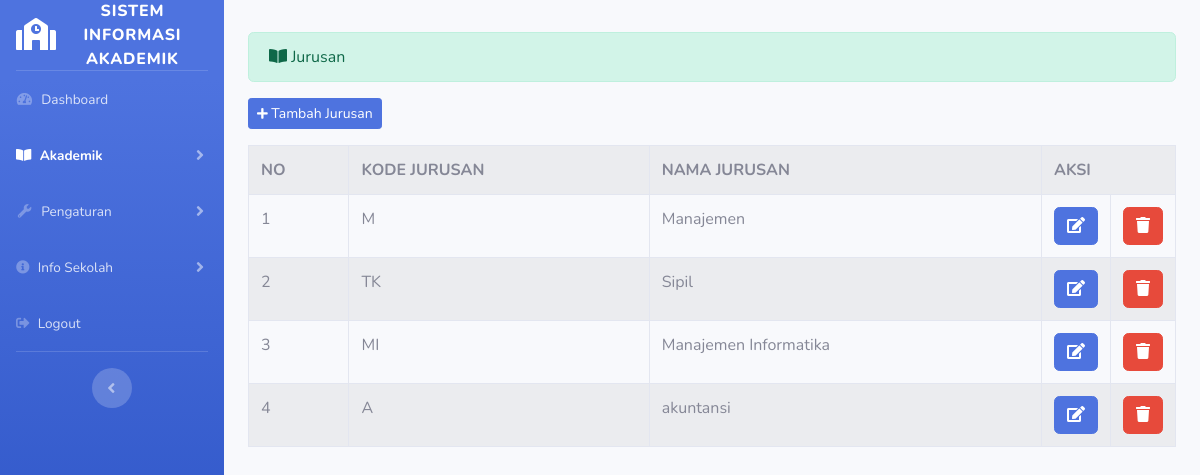
Screenshot of /index.php/admin/jurusan2 with the database file from the repository.
### tables this page shows
CREATE TABLE `jurusan` (
  `id_jurusan` int(11) NOT NULL,
  `kode_jurusan` varchar(3) NOT NULL,
  `nama_jurusan` varchar(25) NOT NULL
);

### application/controllers/admin/jurusan2.php (called while the page is built, shortened)
<?php
class Jurusan2 extends CI_Controller
{
    public function index()
    {
        $data['jurusan2']   = $this->jurusan2_model->tampil_data()->result();
        $this->load->view('templates_admin/header_dashboard');
        $this->load->view('templates_admin/sidebar2');
        $this->load->view('admin/jurusan2', $data);
        $this->load->view('templates_admin/footer');
    }
}

### index.php (called while the page is built, shortened)
<?php
require_once BASEPATH.'core/CodeIgniter.php';

### application/models/jurusan2_model.php (called while the page is built, shortened)
<?php
class Jurusan2_model extends CI_Model
{
    public function tampil_data()
    {
        return $this->db->get('jurusan');
    }
}

### application/views/admin/jurusan2.php (the view, shortened to what this page needs)
<div class="container-fluid">
    <div class="alert alert-success" role="alert">
        <i class="fas fa-book-open"></i> Jurusan
    </div>
    <?php echo anchor('admin/jurusan2/input', '<button class="btn btn-sm btn-primary mb-3"><i class="fas fa-plus fa-sm"></i> Tambah Jurusan</button>') ?>
    <table class="table table-bordered table-striped table-hover">
        <tr>
            <th>NO</th>
            <th>KODE JURUSAN</th>
            <th>NAMA JURUSAN</th>
            <th colspan="2">AKSI</th>
        </tr>
        <?php $no = 1;
        foreach ($jurusan2 as $jrs) : ?>
            <tr>
                <td><?php echo $no++ ?></td>
                <td><?php echo $jrs->kode_jurusan ?></td>
                <td><?php echo $jrs->nama_jurusan ?></td>
                <td width="20px"><?php echo anchor('admin/jurusan2/update/' . $jrs->id_jurusan, '<div class="btn btn-primary"><i class="fa fa-edit"></i></div>') ?>
                </td>
                <td width="20px"><?php echo anchor('admin/jurusan2/delete/' . $jrs->id_jurusan, '<div class="btn btn-danger"><i class="fa fa-trash"></i></div>') ?>
                </td>
            </tr>
        <?php endforeach; ?>
    </table>
</div>

### rows the page displays
jurusan: kode_jurusan "M", nama_jurusan "Manajemen"
jurusan: kode_jurusan "TK", nama_jurusan "Sipil"
jurusan: kode_jurusan "MI", nama_jurusan "Manajemen Informatika"
jurusan: kode_jurusan "A", nama_jurusan "akuntansi"
